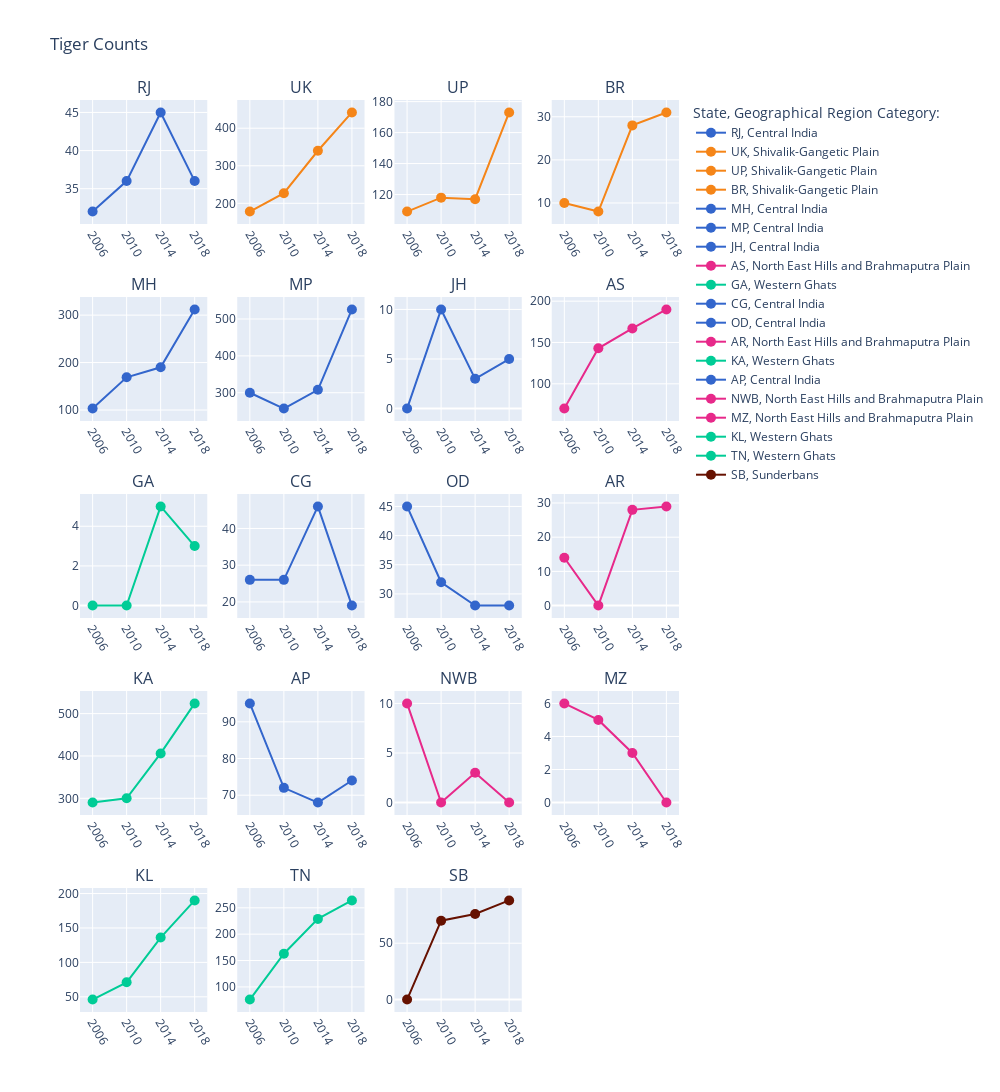

This figure's notebook cell:
### Code cell
# Ref: https://plotly.com/python/subplots/

from plotly.subplots import make_subplots


fig1 = make_subplots(rows=5, cols=4,
                     vertical_spacing = 0.08,
                     subplot_titles=("RJ", "UK", "UP", "BR",
                                     "MH", "MP", "JH", "AS",
                                     "GA", "CG", "OD", "AR",
                                     "KA", "AP", "NWB", "MZ",
                                     "KL", "TN", "SB", " "))
# colors
cc = ["#3366CC","#F58518","rgb(231,41,138)","#00CC96","rgb(102,17,0)"]

# Rajasthan (RJ) 
i=8
fig1.add_trace(go.Scatter(
    x=xyrs,
    y=[y2006[i],y2010[i],y2014[i],y2018[i]] ,
    mode='lines+markers',
    name="RJ, Central India",
    visible=True,
    marker=dict(size=10, color = cc[0]) 
), row=1, col=1)

# Uttarakhand (UK) 
i=0
fig1.add_trace(go.Scatter(
    x=xyrs,
    y=[y2006[i],y2010[i],y2014[i],y2018[i]] ,
    mode='lines+markers',
    name="UK, Shivalik-Gangetic Plain",
    visible=True,
    marker=dict(size=10, color = cc[1]) 
), row=1, col=2)

# Uttar Pradesh (UP) 
i=1
fig1.add_trace(go.Scatter(
    x=xyrs,
    y=[y2006[i],y2010[i],y2014[i],y2018[i]] ,
    mode='lines+markers',
    name="UP, Shivalik-Gangetic Plain",
    visible=True,
    marker=dict(size=10, color = cc[1]) 
), row=1, col=3)

# Bihar (BR) 
i=2
fig1.add_trace(go.Scatter(
    x=xyrs,
    y=[y2006[i],y2010[i],y2014[i],y2018[i]] ,
    mode='lines+markers',
    name="BR, Shivalik-Gangetic Plain",
    visible=True,
    marker=dict(size=10, color = cc[1]) 
), row=1, col=4)

# Maharashtra (MH) 
i=6
fig1.add_trace(go.Scatter(
    x=xyrs,
    y=[y2006[i],y2010[i],y2014[i],y2018[i]] ,
    mode='lines+markers',
    name="MH, Central India",
    visible=True,
    marker=dict(size=10, color = cc[0]) 
), row=2, col=1)

# Madhya Pradesh (MP) 
i=5
fig1.add_trace(go.Scatter(
    x=xyrs,
    y=[y2006[i],y2010[i],y2014[i],y2018[i]] ,
    mode='lines+markers',
    name="MP, Central India",
    visible=True,
    marker=dict(size=10, color = cc[0]) 
), row=2, col=2)

# Jharkhand (JH) 
i=9
fig1.add_trace(go.Scatter(
    x=xyrs,
    y=[y2006[i],y2010[i],y2014[i],y2018[i]] ,
    mode='lines+markers',
    name="JH, Central India",
    visible=True,
    marker=dict(size=10, color = cc[0]) 
), row=2, col=3)

# Assam (AS) 
i=14
fig1.add_trace(go.Scatter(
    x=xyrs,
    y=[y2006[i],y2010[i],y2014[i],y2018[i]] ,
    mode='lines+markers',
    name="AS, North East Hills and Brahmaputra Plain",
    visible=True,
    marker=dict(size=10, color = cc[2]) 
), row=2, col=4)


# Goa (GA) 
i=13
fig1.add_trace(go.Scatter(
    x=xyrs,
    y=[y2006[i],y2010[i],y2014[i],y2018[i]] ,
    mode='lines+markers',
    name="GA, Western Ghats",
    visible=True,
    marker=dict(size=10, color = cc[3]) 
), row=3, col=1)

# Chattisgarh (CG) 
i=4
fig1.add_trace(go.Scatter(
    x=xyrs,
    y=[y2006[i],y2010[i],y2014[i],y2018[i]] ,
    mode='lines+markers',
    name="CG, Central India",
    visible=True,
    marker=dict(size=10, color = cc[0]) 
), row=3, col=2)

# Odisha (OD) 
i=7
fig1.add_trace(go.Scatter(
    x=xyrs,
    y=[y2006[i],y2010[i],y2014[i],y2018[i]] ,
    mode='lines+markers',
    name="OD, Central India",
    visible=True,
    marker=dict(size=10, color = cc[0]) 
), row=3, col=3)

# Arunachal Pradesh (AR) 
i=15
fig1.add_trace(go.Scatter(
    x=xyrs,
    y=[y2006[i],y2010[i],y2014[i],y2018[i]] ,
    mode='lines+markers',
    name="AR, North East Hills and Brahmaputra Plain",
    visible=True,
    marker=dict(size=10, color = cc[2]) 
), row=3, col=4)

# Karnataka (KA) 
i=10
fig1.add_trace(go.Scatter(
    x=xyrs,
    y=[y2006[i],y2010[i],y2014[i],y2018[i]] ,
    mode='lines+markers',
    name="KA, Western Ghats",
    visible=True,
    marker=dict(size=10, color = cc[3]) 
), row=4, col=1)

# Andhra Pradesh and Telangana (APTS) 
i=3
fig1.add_trace(go.Scatter(
    x=xyrs,
    y=[y2006[i],y2010[i],y2014[i],y2018[i]] ,
    mode='lines+markers',
    name="AP, Central India",
    visible=True,
    marker=dict(size=10, color = cc[0]) 
), row=4, col=2)

# Northern West Bengal (NWB) 
i=17
fig1.add_trace(go.Scatter(
    x=xyrs,
    y=[y2006[i],y2010[i],y2014[i],y2018[i]] ,
    mode='lines+markers',
    name="NWB, North East Hills and Brahmaputra Plain",
    visible=True,
    marker=dict(size=10, color = cc[2]) 
), row=4, col=3)

# Mizoram (MZ) 
i=16
fig1.add_trace(go.Scatter(
    x=xyrs,
    y=[y2006[i],y2010[i],y2014[i],y2018[i]] ,
    mode='lines+markers',
    name="MZ, North East Hills and Brahmaputra Plain",
    visible=True,
    marker=dict(size=10, color = cc[2]) 
), row=4, col=4)


# Kerala (KL) 
i=11
fig1.add_trace(go.Scatter(
    x=xyrs,
    y=[y2006[i],y2010[i],y2014[i],y2018[i]] ,
    mode='lines+markers',
    name="KL, Western Ghats",
    visible=True,
    marker=dict(size=10, color = cc[3]) 
), row=5, col=1)

# Tamil Nadu (TN) 
i=12
fig1.add_trace(go.Scatter(
    x=xyrs,
    y=[y2006[i],y2010[i],y2014[i],y2018[i]] ,
    mode='lines+markers',
    name="TN, Western Ghats",
    visible=True,
    marker=dict(size=10, color = cc[3]) 
), row=5, col=2)


# Sunderbans (SB) 
i=18
fig1.add_trace(go.Scatter(
    x=xyrs,
    y=[y2006[i],y2010[i],y2014[i],y2018[i]] ,
    mode='lines+markers',
    name="SB, Sunderbans",
    visible=True,
    marker=dict(size=10, color = cc[4]) 
), row=5, col=3)


fig1.update_layout(
    xaxis = dict(
        tickmode = 'array',
        tickvals = [2006, 2010, 2014, 2018]  ),
    xaxis2 = dict(
        tickmode = 'array',
        tickvals = [2006, 2010, 2014, 2018]  ),
    xaxis3 = dict(
        tickmode = 'array',
        tickvals = [2006, 2010, 2014, 2018]  ),
    xaxis4 = dict(
        tickmode = 'array',
        tickvals = [2006, 2010, 2014, 2018]  ),
    xaxis5 = dict(
        tickmode = 'array',
        tickvals = [2006, 2010, 2014, 2018]  ),
    xaxis6 = dict(
        tickmode = 'array',
        tickvals = [2006, 2010, 2014, 2018]  ),    
    xaxis7 = dict(
        tickmode = 'array',
        tickvals = [2006, 2010, 2014, 2018]  ),    
    xaxis8 = dict(
        tickmode = 'array',
        tickvals = [2006, 2010, 2014, 2018]  ),    
    xaxis9 = dict(
        tickmode = 'array',
        tickvals = [2006, 2010, 2014, 2018]  ),    
    xaxis10 = dict(
        tickmode = 'array',
        tickvals = [2006, 2010, 2014, 2018]  ),
    xaxis11 = dict(
        tickmode = 'array',
        tickvals = [2006, 2010, 2014, 2018]  ), 
    xaxis12 = dict(
        tickmode = 'array',
        tickvals = [2006, 2010, 2014, 2018]  ), 
    xaxis13 = dict(
        tickmode = 'array',
        tickvals = [2006, 2010, 2014, 2018]  ), 
    xaxis14 = dict(
        tickmode = 'array',
        tickvals = [2006, 2010, 2014, 2018]  ),
    xaxis15 = dict(
        tickmode = 'array',
        tickvals = [2006, 2010, 2014, 2018]  ), 
    xaxis16 = dict(
        tickmode = 'array',
        tickvals = [2006, 2010, 2014, 2018]  ), 
    xaxis17 = dict(
        tickmode = 'array',
        tickvals = [2006, 2010, 2014, 2018]  ), 
    xaxis18 = dict(
        tickmode = 'array',
        tickvals = [2006, 2010, 2014, 2018]  ), 
    xaxis19 = dict(
        tickmode = 'array',
        tickvals = [2006, 2010, 2014, 2018]  )
)  

fig1.update_layout(height=1100, width=1000, title_text="Tiger Counts")
fig1.update_xaxes(visible=True, showticklabels=True, tickangle = 60)
fig1.update_yaxes(visible=True, showticklabels=True)

fig1.update_layout(legend_title_text='State, Geographical Region Category:', showlegend=True)
fig1.show()

### Figure 1 — Plotly figure (JSON) as saved in the notebook; plotly's stock layout.template omitted (floating-point values rounded to 4 significant figures)
{"data": [{"marker": {"color": "#3366CC", "size": 10}, "mode": "lines+markers", "name": "RJ, Central India", "type": "scatter", "visible": true, "x": ["2006", "2010", "2014", "2018"], "xaxis": "x", "y": [32, 36, 45, 36], "yaxis": "y"}, {"marker": {"color": "#F58518", "size": 10}, "mode": "lines+markers", "name": "UK, Shivalik-Gangetic Plain", "type": "scatter", "visible": true, "x": ["2006", "2010", "2014", "2018"], "xaxis": "x2", "y": [178, 227, 340, 442], "yaxis": "y2"}, {"marker": {"color": "#F58518", "size": 10}, "mode": "lines+markers", "name": "UP, Shivalik-Gangetic Plain", "type": "scatter", "visible": true, "x": ["2006", "2010", "2014", "2018"], "xaxis": "x3", "y": [109, 118, 117, 173], "yaxis": "y3"}, {"marker": {"color": "#F58518", "size": 10}, "mode": "lines+markers", "name": "BR, Shivalik-Gangetic Plain", "type": "scatter", "visible": true, "x": ["2006", "2010", "2014", "2018"], "xaxis": "x4", "y": [10, 8, 28, 31], "yaxis": "y4"}, {"marker": {"color": "#3366CC", "size": 10}, "mode": "lines+markers", "name": "MH, Central India", "type": "scatter", "visible": true, "x": ["2006", "2010", "2014", "2018"], "xaxis": "x5", "y": [103, 169, 190, 312], "yaxis": "y5"}, {"marker": {"color": "#3366CC", "size": 10}, "mode": "lines+markers", "name": "MP, Central India", "type": "scatter", "visible": true, "x": ["2006", "2010", "2014", "2018"], "xaxis": "x6", "y": [300, 257, 308, 526], "yaxis": "y6"}, {"marker": {"color": "#3366CC", "size": 10}, "mode": "lines+markers", "name": "JH, Central India", "type": "scatter", "visible": true, "x": ["2006", "2010", "2014", "2018"], "xaxis": "x7", "y": [0, 10, 3, 5], "yaxis": "y7"}, {"marker": {"color": "rgb(231,41,138)", "size": 10}, "mode": "lines+markers", "name": "AS, North East Hills and Brahmaputra Plain", "type": "scatter", "visible": true, "x": ["2006", "2010", "2014", "2018"], "xaxis": "x8", "y": [70, 143, 167, 190], "yaxis": "y8"}, {"marker": {"color": "#00CC96", "size": 10}, "mode": "lines+markers", "name": "GA, Western Ghats", "type": "scatter", "visible": true, "x": ["2006", "2010", "2014", "2018"], "xaxis": "x9", "y": [0, 0, 5, 3], "yaxis": "y9"}, {"marker": {"color": "#3366CC", "size": 10}, "mode": "lines+markers", "name": "CG, Central India", "type": "scatter", "visible": true, "x": ["2006", "2010", "2014", "2018"], "xaxis": "x10", "y": [26, 26, 46, 19], "yaxis": "y10"}, {"marker": {"color": "#3366CC", "size": 10}, "mode": "lines+markers", "name": "OD, Central India", "type": "scatter", "visible": true, "x": ["2006", "2010", "2014", "2018"], "xaxis": "x11", "y": [45, 32, 28, 28], "yaxis": "y11"}, {"marker": {"color": "rgb(231,41,138)", "size": 10}, "mode": "lines+markers", "name": "AR, North East Hills and Brahmaputra Plain", "type": "scatter", "visible": true, "x": ["2006", "2010", "2014", "2018"], "xaxis": "x12", "y": [14, 0, 28, 29], "yaxis": "y12"}, {"marker": {"color": "#00CC96", "size": 10}, "mode": "lines+markers", "name": "KA, Western Ghats", "type": "scatter", "visible": true, "x": ["2006", "2010", "2014", "2018"], "xaxis": "x13", "y": [290, 300, 406, 524], "yaxis": "y13"}, {"marker": {"color": "#3366CC", "size": 10}, "mode": "lines+markers", "name": "AP, Central India", "type": "scatter", "visible": true, "x": ["2006", "2010", "2014", "2018"], "xaxis": "x14", "y": [95, 72, 68, 74], "yaxis": "y14"}, {"marker": {"color": "rgb(231,41,138)", "size": 10}, "mode": "lines+markers", "name": "NWB, North East Hills and Brahmaputra Plain", "type": "scatter", "visible": true, "x": ["2006", "2010", "2014", "2018"], "xaxis": "x15", "y": [10, 0, 3, 0], "yaxis": "y15"}, {"marker": {"color": "rgb(231,41,138)", "size": 10}, "mode": "lines+markers", "name": "MZ, North East Hills and Brahmaputra Plain", "type": "scatter", "visible": true, "x": ["2006", "2010", "2014", "2018"], "xaxis": "x16", "y": [6, 5, 3, 0], "yaxis": "y16"}, {"marker": {"color": "#00CC96", "size": 10}, "mode": "lines+markers", "name": "KL, Western Ghats", "type": "scatter", "visible": true, "x": ["2006", "2010", "2014", "2018"], "xaxis": "x17", "y": [46, 71, 136, 190], "yaxis": "y17"}, {"marker": {"color": "#00CC96", "size": 10}, "mode": "lines+markers", "name": "TN, Western Ghats", "type": "scatter", "visible": true, "x": ["2006", "2010", "2014", "2018"], "xaxis": "x18", "y": [76, 163, 229, 264], "yaxis": "y18"}, {"marker": {"color": "rgb(102,17,0)", "size": 10}, "mode": "lines+markers", "name": "SB, Sunderbans", "type": "scatter", "visible": true, "x": ["2006", "2010", "2014", "2018"], "xaxis": "x19", "y": [0, 70, 76, 88], "yaxis": "y19"}], "layout": {"annotations": [{"font": {"size": 16}, "showarrow": false, "text": "RJ", "x": 0.1062, "xanchor": "center", "xref": "paper", "y": 1.0, "yanchor": "bottom", "yref": "paper"}, {"font": {"size": 16}, "showarrow": false, "text": "UK", "x": 0.3688, "xanchor": "center", "xref": "paper", "y": 1.0, "yanchor": "bottom", "yref": "paper"}, {"font": {"size": 16}, "showarrow": false, "text": "UP", "x": 0.6313, "xanchor": "center", "xref": "paper", "y": 1.0, "yanchor": "bottom", "yref": "paper"}, {"font": {"size": 16}, "showarrow": false, "text": "BR", "x": 0.8938, "xanchor": "center", "xref": "paper", "y": 1.0, "yanchor": "bottom", "yref": "paper"}, {"font": {"size": 16}, "showarrow": false, "text": "MH", "x": 0.1062, "xanchor": "center", "xref": "paper", "y": 0.784, "yanchor": "bottom", "yref": "paper"}, {"font": {"size": 16}, "showarrow": false, "text": "MP", "x": 0.3688, "xanchor": "center", "xref": "paper", "y": 0.784, "yanchor": "bottom", "yref": "paper"}, {"font": {"size": 16}, "showarrow": false, "text": "JH", "x": 0.6313, "xanchor": "center", "xref": "paper", "y": 0.784, "yanchor": "bottom", "yref": "paper"}, {"font": {"size": 16}, "showarrow": false, "text": "AS", "x": 0.8938, "xanchor": "center", "xref": "paper", "y": 0.784, "yanchor": "bottom", "yref": "paper"}, {"font": {"size": 16}, "showarrow": false, "text": "GA", "x": 0.1062, "xanchor": "center", "xref": "paper", "y": 0.568, "yanchor": "bottom", "yref": "paper"}, {"font": {"size": 16}, "showarrow": false, "text": "CG", "x": 0.3688, "xanchor": "center", "xref": "paper", "y": 0.568, "yanchor": "bottom", "yref": "paper"}, {"font": {"size": 16}, "showarrow": false, "text": "OD", "x": 0.6313, "xanchor": "center", "xref": "paper", "y": 0.568, "yanchor": "bottom", "yref": "paper"}, {"font": {"size": 16}, "showarrow": false, "text": "AR", "x": 0.8938, "xanchor": "center", "xref": "paper", "y": 0.568, "yanchor": "bottom", "yref": "paper"}, {"font": {"size": 16}, "showarrow": false, "text": "KA", "x": 0.1062, "xanchor": "center", "xref": "paper", "y": 0.352, "yanchor": "bottom", "yref": "paper"}, {"font": {"size": 16}, "showarrow": false, "text": "AP", "x": 0.3688, "xanchor": "center", "xref": "paper", "y": 0.352, "yanchor": "bottom", "yref": "paper"}, {"font": {"size": 16}, "showarrow": false, "text": "NWB", "x": 0.6313, "xanchor": "center", "xref": "paper", "y": 0.352, "yanchor": "bottom", "yref": "paper"}, {"font": {"size": 16}, "showarrow": false, "text": "MZ", "x": 0.8938, "xanchor": "center", "xref": "paper", "y": 0.352, "yanchor": "bottom", "yref": "paper"}, {"font": {"size": 16}, "showarrow": false, "text": "KL", "x": 0.1062, "xanchor": "center", "xref": "paper", "y": 0.136, "yanchor": "bottom", "yref": "paper"}, {"font": {"size": 16}, "showarrow": false, "text": "TN", "x": 0.3688, "xanchor": "center", "xref": "paper", "y": 0.136, "yanchor": "bottom", "yref": "paper"}, {"font": {"size": 16}, "showarrow": false, "text": "SB", "x": 0.6313, "xanchor": "center", "xref": "paper", "y": 0.136, "yanchor": "bottom", "yref": "paper"}, {"font": {"size": 16}, "showarrow": false, "text": " ", "x": 0.8938, "xanchor": "center", "xref": "paper", "y": 0.136, "yanchor": "bottom", "yref": "paper"}], "height": 1100, "legend": {"title": {"text": "State, Geographical Region Category:"}}, "showlegend": true, "title": {"text": "Tiger Counts"}, "width": 1000, "xaxis": {"anchor": "y", "autorange": true, "domain": [0, 0.2125], "range": [2005.0, 2019.0], "showticklabels": true, "tickangle": 60, "tickmode": "array", "tickvals": [2006, 2010, 2014, 2018], "type": "linear", "visible": true}, "xaxis10": {"anchor": "y10", "autorange": true, "domain": [0.2625, 0.475], "range": [2005.0, 2019.0], "showticklabels": true, "tickangle": 60, "tickmode": "array", "tickvals": [2006, 2010, 2014, 2018], "type": "linear", "visible": true}, "xaxis11": {"anchor": "y11", "autorange": true, "domain": [0.525, 0.7375], "range": [2005.0, 2019.0], "showticklabels": true, "tickangle": 60, "tickmode": "array", "tickvals": [2006, 2010, 2014, 2018], "type": "linear", "visible": true}, "xaxis12": {"anchor": "y12", "autorange": true, "domain": [0.7875, 1], "range": [2005.0, 2019.0], "showticklabels": true, "tickangle": 60, "tickmode": "array", "tickvals": [2006, 2010, 2014, 2018], "type": "linear", "visible": true}, "xaxis13": {"anchor": "y13", "autorange": true, "domain": [0, 0.2125], "range": [2005.0, 2019.0], "showticklabels": true, "tickangle": 60, "tickmode": "array", "tickvals": [2006, 2010, 2014, 2018], "type": "linear", "visible": true}, "xaxis14": {"anchor": "y14", "autorange": true, "domain": [0.2625, 0.475], "range": [2005.0, 2019.0], "showticklabels": true, "tickangle": 60, "tickmode": "array", "tickvals": [2006, 2010, 2014, 2018], "type": "linear", "visible": true}, "xaxis15": {"anchor": "y15", "autorange": true, "domain": [0.525, 0.7375], "range": [2005.0, 2019.0], "showticklabels": true, "tickangle": 60, "tickmode": "array", "tickvals": [2006, 2010, 2014, 2018], "type": "linear", "visible": true}, "xaxis16": {"anchor": "y16", "autorange": true, "domain": [0.7875, 1], "range": [2005.0, 2019.0], "showticklabels": true, "tickangle": 60, "tickmode": "array", "tickvals": [2006, 2010, 2014, 2018], "type": "linear", "visible": true}, "xaxis17": {"anchor": "y17", "autorange": true, "domain": [0, 0.2125], "range": [2005.0, 2019.0], "showticklabels": true, "tickangle": 60, "tickmode": "array", "tickvals": [2006, 2010, 2014, 2018], "type": "linear", "visible": true}, "xaxis18": {"anchor": "y18", "autorange": true, "domain": [0.2625, 0.475], "range": [2005.0, 2019.0], "showticklabels": true, "tickangle": 60, "tickmode": "array", "tickvals": [2006, 2010, 2014, 2018], "type": "linear", "visible": true}, "xaxis19": {"anchor": "y19", "autorange": true, "domain": [0.525, 0.7375], "range": [2005.0, 2019.0], "showticklabels": true, "tickangle": 60, "tickmode": "array", "tickvals": [2006, 2010, 2014, 2018], "type": "linear", "visible": true}, "xaxis2": {"anchor": "y2", "autorange": true, "domain": [0.2625, 0.475], "range": [2005.0, 2019.0], "showticklabels": true, "tickangle": 60, "tickmode": "array", "tickvals": [2006, 2010, 2014, 2018], "type": "linear", "visible": true}, "xaxis20": {"anchor": "y20", "domain": [0.7875, 1], "showticklabels": true, "tickangle": 60, "visible": true}, "xaxis3": {"anchor": "y3", "autorange": true, "domain": [0.525, 0.7375], "range": [2005.0, 2019.0], "showticklabels": true, "tickangle": 60, "tickmode": "array", "tickvals": [2006, 2010, 2014, 2018], "type": "linear", "visible": true}, "xaxis4": {"anchor": "y4", "autorange": true, "domain": [0.7875, 1], "range": [2005.0, 2019.0], "showticklabels": true, "tickangle": 60, "tickmode": "array", "tickvals": [2006, 2010, 2014, 2018], "type": "linear", "visible": true}, "xaxis5": {"anchor": "y5", "autorange": true, "domain": [0, 0.2125], "range": [2005.0, 2019.0], "showticklabels": true, "tickangle": 60, "tickmode": "array", "tickvals": [2006, 2010, 2014, 2018], "type": "linear", "visible": true}, "xaxis6": {"anchor": "y6", "autorange": true, "domain": [0.2625, 0.475], "range": [2005.0, 2019.0], "showticklabels": true, "tickangle": 60, "tickmode": "array", "tickvals": [2006, 2010, 2014, 2018], "type": "linear", "visible": true}, "xaxis7": {"anchor": "y7", "autorange": true, "domain": [0.525, 0.7375], "range": [2005.0, 2019.0], "showticklabels": true, "tickangle": 60, "tickmode": "array", "tickvals": [2006, 2010, 2014, 2018], "type": "linear", "visible": true}, "xaxis8": {"anchor": "y8", "autorange": true, "domain": [0.7875, 1], "range": [2005.0, 2019.0], "showticklabels": true, "tickangle": 60, "tickmode": "array", "tickvals": [2006, 2010, 2014, 2018], "type": "linear", "visible": true}, "xaxis9": {"anchor": "y9", "autorange": true, "domain": [0, 0.2125], "range": [2005.0, 2019.0], "showticklabels": true, "tickangle": 60, "tickmode": "array", "tickvals": [2006, 2010, 2014, 2018], "type": "linear", "visible": true}, "yaxis": {"anchor": "x", "autorange": true, "domain": [0.864, 1.0], "range": [30.38, 46.62], "showticklabels": true, "type": "linear", "visible": true}, "yaxis10": {"anchor": "x10", "autorange": true, "domain": [0.432, 0.568], "range": [15.63, 49.37], "showticklabels": true, "type": "linear", "visible": true}, "yaxis11": {"anchor": "x11", "autorange": true, "domain": [0.432, 0.568], "range": [25.88, 47.12], "showticklabels": true, "type": "linear", "visible": true}, "yaxis12": {"anchor": "x12", "autorange": true, "domain": [0.432, 0.568], "range": [-3.623, 32.62], "showticklabels": true, "type": "linear", "visible": true}, "yaxis13": {"anchor": "x13", "autorange": true, "domain": [0.216, 0.352], "range": [260.8, 553.2], "showticklabels": true, "type": "linear", "visible": true}, "yaxis14": {"anchor": "x14", "autorange": true, "domain": [0.216, 0.352], "range": [64.63, 98.37], "showticklabels": true, "type": "linear", "visible": true}, "yaxis15": {"anchor": "x15", "autorange": true, "domain": [0.216, 0.352], "range": [-1.249, 11.25], "showticklabels": true, "type": "linear", "visible": true}, "yaxis16": {"anchor": "x16", "autorange": true, "domain": [0.216, 0.352], "range": [-0.7496, 6.75], "showticklabels": true, "type": "linear", "visible": true}, "yaxis17": {"anchor": "x17", "autorange": true, "domain": [0, 0.136], "range": [28.01, 208.0], "showticklabels": true, "type": "linear", "visible": true}, "yaxis18": {"anchor": "x18", "autorange": true, "domain": [0, 0.136], "range": [52.51, 287.5], "showticklabels": true, "type": "linear", "visible": true}, "yaxis19": {"anchor": "x19", "autorange": true, "domain": [0, 0.136], "range": [-10.99, 98.99], "showticklabels": true, "type": "linear", "visible": true}, "yaxis2": {"anchor": "x2", "autorange": true, "domain": [0.864, 1.0], "range": [145.0, 475.0], "showticklabels": true, "type": "linear", "visible": true}, "yaxis20": {"anchor": "x20", "domain": [0, 0.136], "showticklabels": true, "visible": true}, "yaxis3": {"anchor": "x3", "autorange": true, "domain": [0.864, 1.0], "range": [101.0, 181.0], "showticklabels": true, "type": "linear", "visible": true}, "yaxis4": {"anchor": "x4", "autorange": true, "domain": [0.864, 1.0], "range": [5.127, 33.87], "showticklabels": true, "type": "linear", "visible": true}, "yaxis5": {"anchor": "x5", "autorange": true, "domain": [0.648, 0.784], "range": [76.89, 338.1], "showticklabels": true, "type": "linear", "visible": true}, "yaxis6": {"anchor": "x6", "autorange": true, "domain": [0.648, 0.784], "range": [223.4, 559.6], "showticklabels": true, "type": "linear", "visible": true}, "yaxis7": {"anchor": "x7", "autorange": true, "domain": [0.648, 0.784], "range": [-1.249, 11.25], "showticklabels": true, "type": "linear", "visible": true}, "yaxis8": {"anchor": "x8", "autorange": true, "domain": [0.648, 0.784], "range": [55.01, 205.0], "showticklabels": true, "type": "linear", "visible": true}, "yaxis9": {"anchor": "x9", "autorange": true, "domain": [0.432, 0.568], "range": [-0.6246, 5.625], "showticklabels": true, "type": "linear", "visible": true}}}
